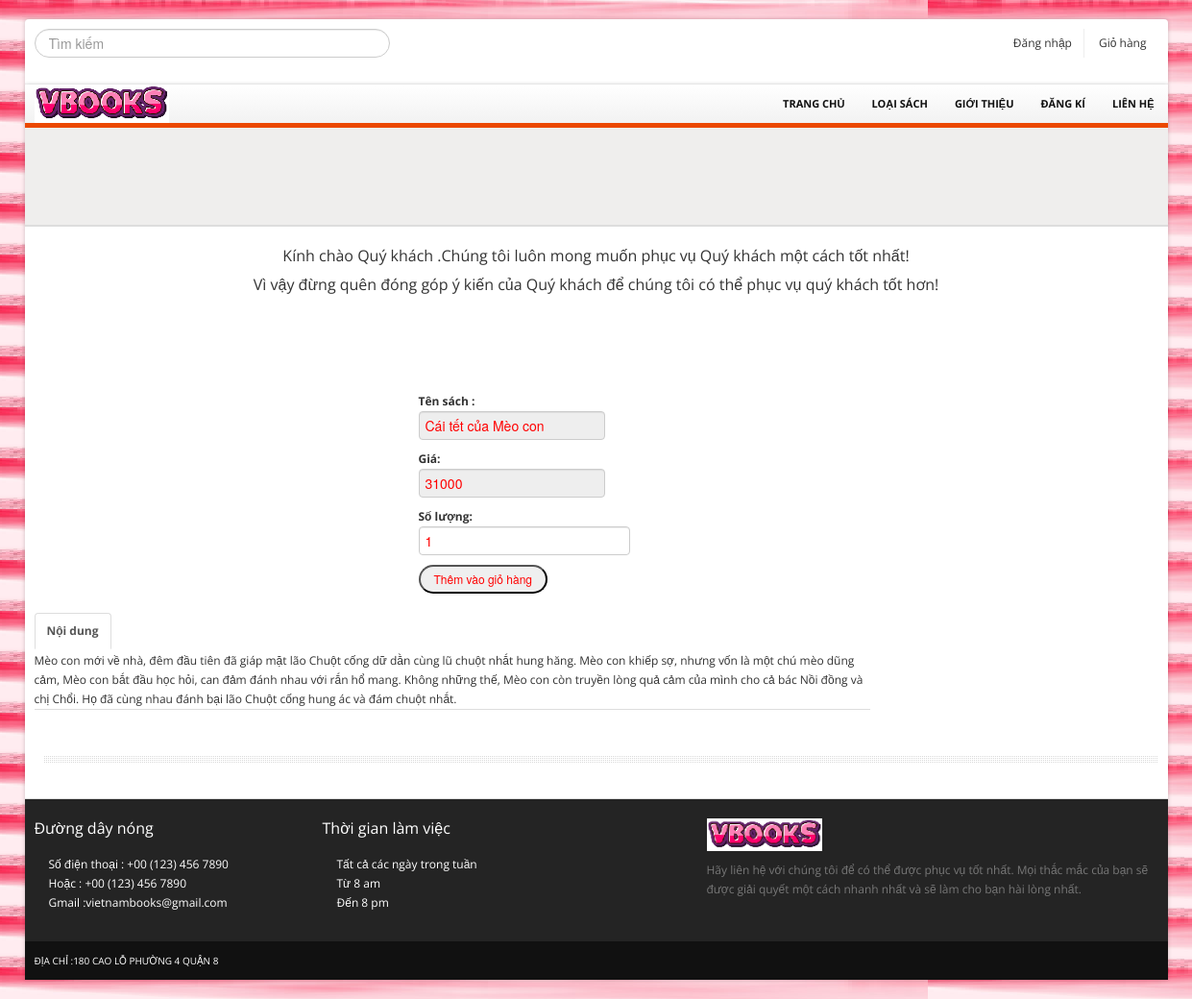
The page /chitiet.php?id=trtr1 on the database its author committed.
### tables this page shows
CREATE TABLE IF NOT EXISTS `book` (
  `book_id` varchar(15) NOT NULL,
  `book_name` varchar(250) NOT NULL,
  `description` text NOT NULL,
  `price` int(10) NOT NULL,
  `img` text NOT NULL,
  `pub_id` varchar(5) NOT NULL,
  `cat_id` varchar(5) NOT NULL,
  PRIMARY KEY (`book_id`),
  KEY `manxb` (`pub_id`,`cat_id`),
  KEY `maloai` (`cat_id`)
);

### classes/db.class.php (called while the page is built, shortened)
<?php
class db{
	var $conn ='';
	public function __construct()
	{
		 $this->conn =  new PDO('mysql:host=localhost; dbname=bansach' , 'root' , '');
		 $this->conn->query('set names "utf8" ');
	}
	public function query($sql)
	{
		$stm = $this->conn->query($sql);
		return $stm->fetchAll(PDO::FETCH_ASSOC);
	}
}

### chitiet.php (the view, shortened to what this page needs)
<?php
include "./classes/db.class.php";
$db = new db();
$id=$_GET["id"];
$sp = $db->query("select * from book where book_id='".$id."'");
?>
			<?php include "layouts/head.php"; ?>
			<section class="header_text sub">
			</section>
			<section class="main-content">
				<div class="row">
					<div class="span9">
						<div class="row">
							<div class="span4">
								 <?php
								        foreach ($sp as $key => $v)
								        {
								            ?>
								<p><img src="./images/<?php echo $v['img'] ?>" alt="" /></a></p>
							</div>
							<div class="span5">
										<form action="updatecart.php" method="get" >
									<address>
										<div>
										<strong><span>Tên sách : </span></strong><br> <input type="text" name="tensach" style="color: red" value="<?php echo $v['book_name'] ?>" readonly ><br>
										<strong><span> Giá:</span></strong><br><input type="text" name="gia" style="color: red" value="<?php echo $v['price'] ?>" readonly ><br>
										<strong><span> Số lượng: <br></span></strong><input type="text" name="sl" value="1" style="color: red" placeholder="1" ><br>
										<strong><span><input type="submit" class="input-block-level search-query" style="color: red" value="Thêm vào giỏ hàng"></span></strong>
										</div>
									</address>
								</form>
							</div>
						</div>
						<div class="row">
							<div class="span9">
								<ul class="nav nav-tabs" id="myTab">
									<li class="active"><a href="#home">Nội dung</a></li><br><br>
									<?php echo $v['description'] ?>
								</ul>
							</div>
			</section>
			 <?php
    }
        ?>
			<?php include "layouts/footer.php"?>

### themes/css/main.css (style rules this page uses)
body { font-size: 12px; font-family: 'Open Sans', arial, tahoma, sans-serif; background:url(../images/11.png) repeat 0 0 fixed; }
label, input, button, select, textarea { font-size: 12px; }
ul li a,a { color:#333; outline:0; -webkit-transition: all 0.2s linear; -moz-transition: all 0.2s linear; -o-transition: all 0.2s linear; -ms-transition: all 0.2s linear; transition: all 0.2s linear; }
a { color:#eb4800; }
.nav-tabs li.active, .accordion .accordion-heading { font-weight: bold; font-size: 12px; }
section.header_text { background:url(../images/bg_h.png) no-repeat bottom; text-align:center; padding:15px 0 20px 0; font-size:16px; line-height:30px; border-bottom:1px solid #fff; }
section.header_text.sub { font-size:14px; margin-bottom:40px; }

### rows shown on the page
book: tensach "Cái tết của Mèo con", gia "31000", description "Mèo con mới về nhà, đêm đầu tiên đã giáp mặt lão Chuột cống dữ dằn cùng lũ chuột nhắt hung hăng. Mèo con khiếp sợ, nhưng vốn là một chú mèo dũng cảm, Mèo con bắt đầu học hỏi, can đảm đánh nhau với rắn hổ mang. Không những thế, Mèo con còn truyền lòng quả cảm của mình cho cả bác Nồi đồng và chị Chổi. Họ đã cùng nhau đánh bại lão Chuột cống hung ác và đám chuột nhắt."
